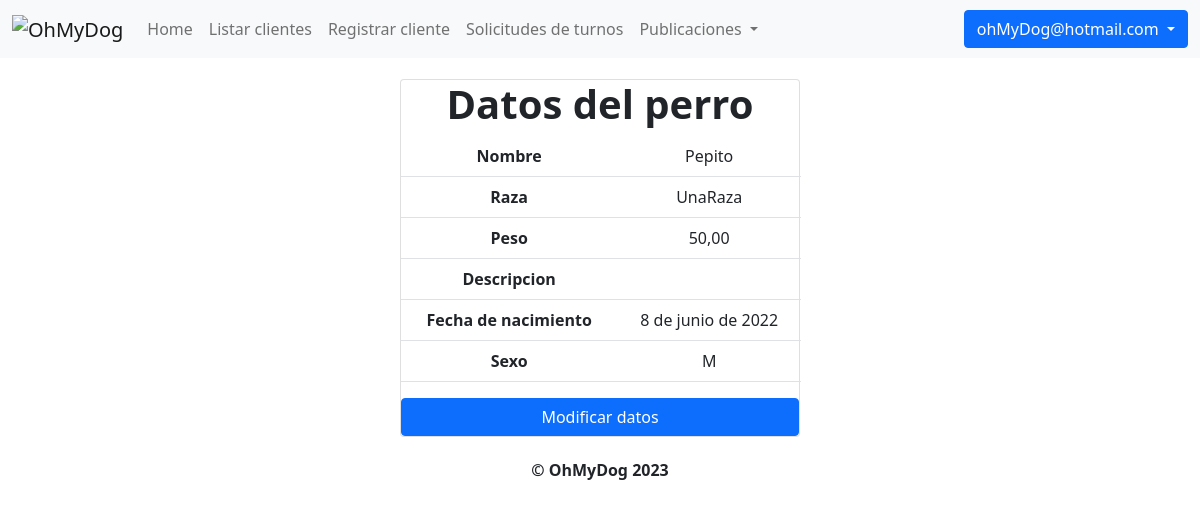
The page /perros/6/ (signed in) on the database its author committed.
### OhMyDog/models.py (models this page shows, shortened)
class Usuario(AbstractBaseUser, PermissionsMixin):
    mail = models.EmailField(unique=True)
    password = models.CharField(max_length=255)
    cliente = models.OneToOneField(Cliente, null=True, on_delete=models.CASCADE)
    habilitado = models.BooleanField(default=True)
    primer_inicio = models.BooleanField(default=True)
    is_staff = models.BooleanField(default=False)
    USERNAME_FIELD = "mail"
    objects = UsuarioManager()

### OhMyDog/modelos/perros/perros.py (models this page shows, shortened)
class Perro(models.Model):
    id = models.BigAutoField(primary_key=True)
    dueño = models.ForeignKey(
        Cliente, null=False, on_delete=models.CASCADE, related_name="perros"
    )
    nombre = models.CharField(max_length=35, blank=False)
    raza = models.CharField(max_length=255, blank=False)
    peso = models.DecimalField(blank=False, max_digits=5, decimal_places=2)
    descripcion = models.CharField(max_length=255)
    fecha_de_nacimiento = models.DateField(blank=False)
    sexos = [("M", "Macho"), ("H", "Hembra")]
    sexo = models.CharField(max_length=1, choices=sexos, blank=False)
    habilitado = models.BooleanField(default=True)
    tiene_castracion = models.BooleanField(default=False)

### OhMyDog/views/perros.py (the view)
# urls.py: path("perros/<int:perro_id>/", datos_de_un_perro, name="datos_de_un_perro"),
@user_passes_test(superuser_check)
def datos_de_un_perro(request, perro_id):
    perro = buscar_perro_por_id(perro_id)
    peso = request.POST.get("peso")
    if request.method == "POST" and peso:
        descripcion = request.POST.get("descripcion")
        modificar_datos(perro_id, peso, descripcion)
    return render(request, "datos_de_un_perro.html", {"perro": perro})

### OhMyDog/modelos/perros/__init__.py (called while the page is built)
def buscar_perro_por_id(id):
    perro = Perro.objects.get(id=id)
    return perro

### OhMyDog/views/auth.py (called while the page is built)
def superuser_check(user):
    return user.is_staff

### OhMyDog/templates/datos_de_un_perro.html (shortened to what this page needs)
{% extends 'layout.html' %}
{% block content %}
<div class="containerPequeño">
	<div class="card cardPequeño" id="datos_de_perro">
		<h1>Datos del perro</h1>
		<table class="table" style="width: 400px">
			<tbody>
				<tr>
					<th scope="row">Nombre</th>
					<td>{{ perro.nombre }}</td>
				</tr>
				<tr>
					<th scope="row">Raza</th>
					<td>{{ perro.raza }}</td>
				</tr>
				<tr>
					<th scope="row">Peso</th>
					<td>{{ perro.peso }}</td>
				</tr>
				<tr>
					<th scope="row">Descripcion</th>
					<td>{{ perro.descripcion }}</td>
				</tr>
				<tr>
					<th scope="row" type="date">Fecha de nacimiento</th>
					<td>{{ perro.fecha_de_nacimiento }}</td>
				</tr>
				<tr>
					<th scope="row">Sexo</th>
					<td>{{ perro.sexo }}</td>
				</tr>
			</tbody>
		</table>
		<button type="button" id="modificar_datos" class="btn btn-primary">
			Modificar datos
		</button>
	</div>
</div>
{%endblock%}

### OhMyDog/templates/layout.html (shortened to what this page needs)
<!DOCTYPE html>
<html>
	<head>
		<link
			href="https://cdn.jsdelivr.net/npm/bootstrap@5.0.2/dist/css/bootstrap.min.css"
			rel="stylesheet"
		/>
	</head>
	<body>
		<header>
			<nav class="navbar navbar-expand-lg navbar-light bg-light">
				<div class="container-fluid">
					<a class="navbar-brand">
						<img src="http://imgfz.com/i/eq02Nh8.png" alt="OhMyDog" />
					</a>
					<div class="collapse navbar-collapse" id="navbarSupportedContent">
						<ul class="navbar-nav me-auto mb-2 mb-lg-0">
							{% if user.is_authenticated %}
								{% if user.is_staff %}
									<li class="nav-item">
										<a class="nav-link" href="{% url 'home' %}">Home</a>
									</li>
									<li class="nav-item">
										<a class="nav-link" href="{% url 'clientes' %}">Listar clientes</a>
									</li>
									<li class="nav-item">
										<a class="nav-link" href="{% url 'registrar_cliente' %}">Registrar cliente</a>
									</li>
									<li class="nav-item">
										<a class="nav-link" href="{% url 'solicitudes_de_turnos' %}">Solicitudes de turnos</a>
									</li>
									<li class="nav-item dropdown">
										<a
											class="nav-link dropdown-toggle"
											role="button"
											data-bs-toggle="dropdown"
											aria-expanded="false"
										>
											Publicaciones
										</a>
								</li>
								{% endif %}
							{% else %}
								<li class="nav-item">
									<a class="nav-link" href="{% url 'home' %}">Home</a>
								</li>
							{% endif %}
						</ul>
						{% if user.is_authenticated %}
							<li class="nav-item dropdown" style="border-radius: 6px; list-style-type: none;">
								<a class="btn {% if user.is_staff %} btn-primary {% else %} btn-success {% endif %} dropdown-toggle" href="#" id="navbarDropdown" role="button" data-bs-toggle="dropdown" aria-expanded="false">
									{{ user.mail }}
								</a>
							</li>
						{% else %}
							<li class="nav-item">
								<a class="btn btn-primary" id="iniciar_sesion" href="{% url 'login' %}">Iniciar sesión</a>
							</li>
						{% endif %}
					</div>
				</div>
			</nav>
		</header>
		<div class="content">
			{% block content %}{% endblock %}
		</div>
		<footer class="footer">
			<p style="text-align: center; font-weight: bold ">© OhMyDog 2023</p>
		</footer>
	</body>
</html>

### OhMyDog/templates/layout.html (style rules this page uses)
h1 { font-weight: bold; }
.containerPequeño { display: flex; justify-content: center; align-items: center; width: 100vw; height: 50vh; }
.cardPequeño { width: 400px; text-align: center; }

### rows shown on the page
Usuario: mail "ohMyDog@hotmail.com"
Perro: nombre "Pepito", raza "UnaRaza", peso "50,00", fecha_de_nacimiento "8 de junio de 2022", sexo "M"
